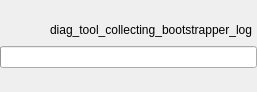
<?xml version="1.0" encoding="UTF-8"?>
<ui version="4.0">
 <class>ProgressViewWidget</class>
 <widget class="QWidget" name="ProgressViewWidget">
  <property name="geometry">
   <rect>
    <x>0</x>
    <y>0</y>
    <width>257</width>
    <height>92</height>
   </rect>
  </property>
  <property name="windowTitle">
   <string>Form</string>
  </property>
  <layout class="QVBoxLayout" name="verticalLayout">
   <property name="leftMargin">
    <number>0</number>
   </property>
   <property name="topMargin">
    <number>20</number>
   </property>
   <property name="rightMargin">
    <number>0</number>
   </property>
   <property name="bottomMargin">
    <number>0</number>
   </property>
   <item>
    <layout class="QHBoxLayout" name="mLabelLayout" stretch="0,0">
     <property name="spacing">
      <number>0</number>
     </property>
     <property name="rightMargin">
      <number>5</number>
     </property>
     <item>
      <spacer name="horizontalSpacer_3">
       <property name="orientation">
        <enum>Qt::Horizontal</enum>
       </property>
       <property name="sizeHint" stdset="0">
        <size>
         <width>40</width>
         <height>20</height>
        </size>
       </property>
      </spacer>
     </item>
     <item>
      <widget class="Origin::UIToolkit::OriginLabel" name="mProgressStateLabel">
       <property name="text">
        <string>diag_tool_collecting_bootstrapper_log</string>
       </property>
       <property name="labelType">
        <enum>Origin::UIToolkit::OriginLabel::DialogDescription</enum>
       </property>
      </widget>
     </item>
    </layout>
   </item>
   <item>
    <widget class="Origin::UIToolkit::OriginProgressBar" name="mProgressBar">
     <property name="indeterminate">
      <bool>true</bool>
     </property>
    </widget>
   </item>
   <item>
    <spacer name="verticalSpacer">
     <property name="orientation">
      <enum>Qt::Vertical</enum>
     </property>
     <property name="sizeHint" stdset="0">
      <size>
       <width>20</width>
       <height>10</height>
      </size>
     </property>
    </spacer>
   </item>
  </layout>
 </widget>
 <customwidgets>
  <customwidget>
   <class>Origin::UIToolkit::OriginLabel</class>
   <extends>QLabel</extends>
   <header>originlabel.h</header>
  </customwidget>
  <customwidget>
   <class>Origin::UIToolkit::OriginProgressBar</class>
   <extends>QProgressBar</extends>
   <header>originprogressbar.h</header>
  </customwidget>
 </customwidgets>
 <resources>
  <include location="resources.qrc"/>
  <include location="resources.qrc"/>
 </resources>
 <connections/>
</ui>
